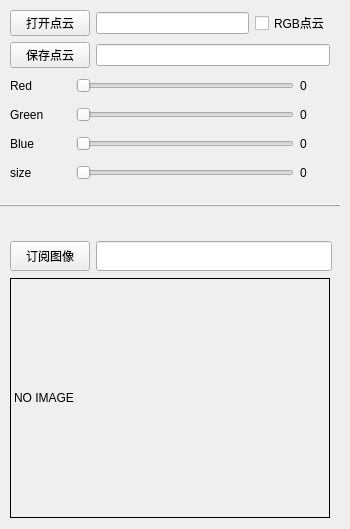
         <widget class="QWidget" name="tab_12">
          <attribute name="title">
           <string>rviz</string>
          </attribute>
          <widget class="QFrame" name="frame_2">
           <property name="geometry">
            <rect>
             <x>0</x>
             <y>190</y>
             <width>341</width>
             <height>31</height>
            </rect>
           </property>
           <property name="frameShape">
            <enum>QFrame::HLine</enum>
           </property>
           <property name="frameShadow">
            <enum>QFrame::Raised</enum>
           </property>
          </widget>
          <widget class="QWidget" name="layoutWidget">
           <property name="geometry">
            <rect>
             <x>10</x>
             <y>10</y>
             <width>320</width>
             <height>174</height>
            </rect>
           </property>
           <layout class="QVBoxLayout" name="verticalLayout_15">
            <item>
             <layout class="QHBoxLayout" name="horizontalLayout_15">
              <item>
               <widget class="QPushButton" name="point_open_btn">
                <property name="text">
                 <string>打开点云</string>
                </property>
               </widget>
              </item>
              <item>
               <widget class="QLineEdit" name="lineEdit_openpath"/>
              </item>
              <item>
               <widget class="QCheckBox" name="checkBox_RGB">
                <property name="text">
                 <string>RGB点云</string>
                </property>
               </widget>
              </item>
             </layout>
            </item>
            <item>
             <layout class="QHBoxLayout" name="horizontalLayout_16">
              <item>
               <widget class="QPushButton" name="point_save_btn">
                <property name="text">
                 <string>保存点云</string>
                </property>
               </widget>
              </item>
              <item>
               <widget class="QLineEdit" name="lineEdit_savepath"/>
              </item>
             </layout>
            </item>
            <item>
             <layout class="QHBoxLayout" name="horizontalLayout_23">
              <item>
               <widget class="QLabel" name="label_24">
                <property name="minimumSize">
                 <size>
                  <width>60</width>
                  <height>0</height>
                 </size>
                </property>
                <property name="text">
                 <string>Red </string>
                </property>
               </widget>
              </item>
              <item>
               <widget class="QSlider" name="horizontalSlider_red">
                <property name="maximum">
                 <number>255</number>
                </property>
                <property name="orientation">
                 <enum>Qt::Horizontal</enum>
                </property>
               </widget>
              </item>
              <item>
               <widget class="QLabel" name="label_red">
                <property name="minimumSize">
                 <size>
                  <width>30</width>
                  <height>0</height>
                 </size>
                </property>
                <property name="maximumSize">
                 <size>
                  <width>30</width>
                  <height>16777215</height>
                 </size>
                </property>
                <property name="text">
                 <string>0</string>
                </property>
               </widget>
              </item>
             </layout>
            </item>
            <item>
             <layout class="QHBoxLayout" name="horizontalLayout_24">
              <item>
               <widget class="QLabel" name="label_26">
                <property name="minimumSize">
                 <size>
                  <width>60</width>
                  <height>0</height>
                 </size>
                </property>
                <property name="text">
                 <string>Green</string>
                </property>
               </widget>
              </item>
              <item>
               <widget class="QSlider" name="horizontalSlider_green">
                <property name="maximum">
                 <number>255</number>
                </property>
                <property name="orientation">
                 <enum>Qt::Horizontal</enum>
                </property>
               </widget>
              </item>
              <item>
               <widget class="QLabel" name="label_green">
                <property name="minimumSize">
                 <size>
                  <width>30</width>
                  <height>0</height>
                 </size>
                </property>
                <property name="maximumSize">
                 <size>
                  <width>30</width>
                  <height>16777215</height>
                 </size>
                </property>
                <property name="text">
                 <string>0</string>
                </property>
               </widget>
              </item>
             </layout>
            </item>
            <item>
             <layout class="QHBoxLayout" name="horizontalLayout_blue">
              <item>
               <widget class="QLabel" name="label_25">
                <property name="minimumSize">
                 <size>
                  <width>60</width>
                  <height>0</height>
                 </size>
                </property>
                <property name="text">
                 <string>Blue</string>
                </property>
               </widget>
              </item>
              <item>
               <widget class="QSlider" name="horizontalSlider_blue">
                <property name="maximum">
                 <number>255</number>
                </property>
                <property name="orientation">
                 <enum>Qt::Horizontal</enum>
                </property>
               </widget>
              </item>
              <item>
               <widget class="QLabel" name="label_blue">
                <property name="minimumSize">
                 <size>
                  <width>30</width>
                  <height>0</height>
                 </size>
                </property>
                <property name="maximumSize">
                 <size>
                  <width>30</width>
                  <height>16777215</height>
                 </size>
                </property>
                <property name="text">
                 <string>0</string>
                </property>
               </widget>
              </item>
             </layout>
            </item>
            <item>
             <layout class="QHBoxLayout" name="horizontalLayout_26">
              <item>
               <widget class="QLabel" name="label_30">
                <property name="minimumSize">
                 <size>
                  <width>60</width>
                  <height>0</height>
                 </size>
                </property>
                <property name="text">
                 <string>size</string>
                </property>
               </widget>
              </item>
              <item>
               <widget class="QSlider" name="horizontalSlider_size">
                <property name="maximum">
                 <number>10</number>
                </property>
                <property name="orientation">
                 <enum>Qt::Horizontal</enum>
                </property>
               </widget>
              </item>
              <item>
               <widget class="QLabel" name="label_size">
                <property name="minimumSize">
                 <size>
                  <width>30</width>
                  <height>0</height>
                 </size>
                </property>
                <property name="maximumSize">
                 <size>
                  <width>30</width>
                  <height>16777215</height>
                 </size>
                </property>
                <property name="text">
                 <string>0</string>
                </property>
               </widget>
              </item>
             </layout>
            </item>
           </layout>
          </widget>
          <widget class="QWidget" name="layoutWidget">
           <property name="geometry">
            <rect>
             <x>10</x>
             <y>240</y>
             <width>322</width>
             <height>280</height>
            </rect>
           </property>
           <layout class="QVBoxLayout" name="verticalLayout">
            <item>
             <layout class="QHBoxLayout" name="horizontalLayout_8">
              <item>
               <widget class="QPushButton" name="pushButton_sub_image">
                <property name="minimumSize">
                 <size>
                  <width>0</width>
                  <height>30</height>
                 </size>
                </property>
                <property name="maximumSize">
                 <size>
                  <width>100</width>
                  <height>30</height>
                 </size>
                </property>
                <property name="text">
                 <string>订阅图像</string>
                </property>
               </widget>
              </item>
              <item>
               <widget class="QLineEdit" name="lineEdit_image_topic">
                <property name="minimumSize">
                 <size>
                  <width>0</width>
                  <height>30</height>
                 </size>
                </property>
                <property name="maximumSize">
                 <size>
                  <width>260</width>
                  <height>30</height>
                 </size>
                </property>
               </widget>
              </item>
             </layout>
            </item>
            <item>
             <widget class="QLabel" name="label_image">
              <property name="minimumSize">
               <size>
                <width>320</width>
                <height>240</height>
               </size>
              </property>
              <property name="maximumSize">
               <size>
                <width>320</width>
                <height>240</height>
               </size>
              </property>
              <property name="styleSheet">
               <string notr="true">border: 1px solid black</string>
              </property>
              <property name="text">
               <string>NO IMAGE</string>
              </property>
             </widget>
            </item>
           </layout>
          </widget>
         </widget>
